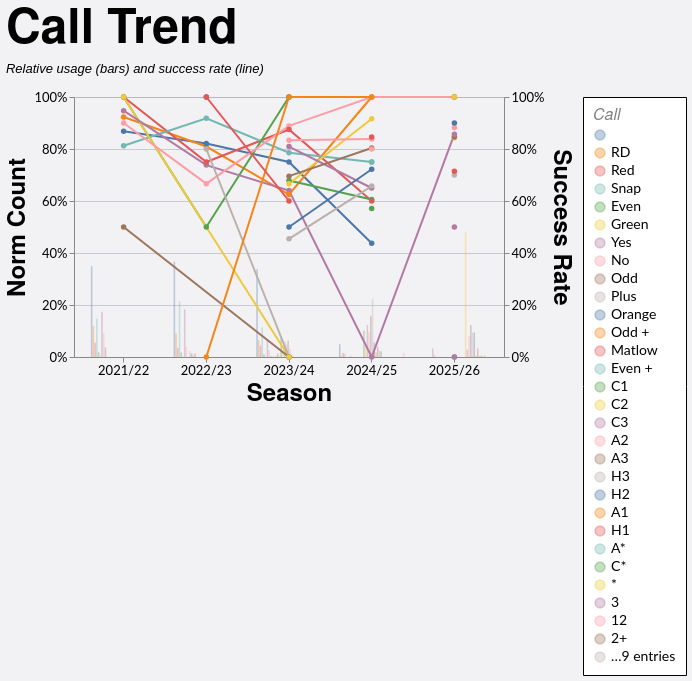

The specification (Vega-Lite) saved for this image:
### Vega-Lite specification from a JSON file in a GitHub repository (floating-point values rounded to 4 significant figures; data arrays with more than 128 entries replaced by an {"elided": "..."} marker saying what was removed)
{"config": {"axis": {"labelFont": "Lato, sans-serif", "titleFont": "PT Sans Narrow, Helvetica Neue, Helvetica, Arial, sans-serif", "labelFontSize": 13, "titleFontSize": 24, "gridColor": "#202947", "gridOpacity": 0.2}, "header": {"labelFont": "PT Sans Narrow, Helvetica Neue, Helvetica, Arial, sans-serif", "titleFont": "PT Sans Narrow, Helvetica Neue, Helvetica, Arial, sans-serif", "labelFontSize": 24, "titleFontSize": 28, "labelFontWeight": "bold", "orient": "left"}, "legend": {"labelFont": "Lato, sans-serif", "titleFont": "PT Sans Narrow, Helvetica Neue, Helvetica, Arial, sans-serif", "labelFontSize": 14, "titleFontSize": 16, "titlePadding": 5, "fillColor": "white", "strokeColor": "black", "padding": 10, "titleFontWeight": "lighter", "titleFontStyle": "italic", "titleColor": "gray", "offset": 10}, "title": {"font": "PT Sans Narrow, Helvetica Neue, Helvetica, Arial, sans-serif", "fontSize": 48, "fontWeight": "bold", "anchor": "start", "align": "center", "titlePadding": 20, "subtitlePadding": 10, "subtitleFontSize": 13, "subtitleColor": "", "subtitleFontStyle": "italic", "offset": 15, "color": "black"}, "axisX": {"labelAngle": 0}, "facet": {"title": null, "header": null, "align": {"row": "each", "column": "each"}}, "resolve": {"scale": {"y": "independent", "facet": "independent"}}, "background": "#f2f1f4", "scale": {"offsetBandPaddingOuter": 0.2, "offsetBandPaddingInner": 0.1}}, "layer": [{"mark": {"type": "bar", "opacity": 0.35}, "encoding": {"color": {"field": "call", "sort": null, "title": "Call", "type": "nominal"}, "tooltip": [{"field": "season", "title": "Season", "type": "nominal"}, {"field": "call", "title": "Call", "type": "nominal"}, {"field": "won", "format": ",.0f", "title": "Won", "type": "quantitative"}, {"field": "attempts", "format": ",.0f", "title": "Attempts", "type": "quantitative"}, {"field": "norm_count", "format": ".1%", "title": "Norm Count", "type": "quantitative"}, {"field": "success_rate", "format": ".1%", "title": "Success Rate", "type": "quantitative"}], "x": {"field": "season", "sort": ["2021/22", "2022/23", "2023/24", "2024/25", "2025/26"], "title": "Season", "type": "nominal"}, "xOffset": {"field": "call", "sort": null, "type": "nominal"}, "y": {"axis": {"format": "%", "orient": "left"}, "field": "norm_count", "scale": {"domain": [0, 1]}, "title": "Norm Count", "type": "quantitative"}}, "transform": [{"filter": "(loSquad == 'All' || datum.squad == loSquad) && (loGameType == 'All' || (loGameType == 'League + Cup' && (datum.game_type == 'League' || datum.game_type == 'Cup')) || (loGameType == 'League only' && datum.game_type == 'League') || datum.game_type == loGameType) && (loOpposition == 'All' || datum.opposition == loOpposition) && (loThrower == 'All' || datum.thrower == loThrower) && (loJumper == 'All' || datum.jumper == loJumper) && (loArea == 'All' || datum.area == loArea) && (loNumbers == 'All' || datum.numbers == loNumbers) && (loCallType == 'All' || datum.call_type == loCallType)"}, {"aggregate": [{"op": "count", "as": "attempts"}, {"op": "sum", "field": "won", "as": "won"}], "groupby": ["season", "call"]}, {"joinaggregate": [{"op": "sum", "field": "attempts", "as": "season_attempts"}], "groupby": ["season"]}, {"calculate": "datum.attempts / datum.season_attempts", "as": "norm_count"}, {"calculate": "datum.won / datum.attempts", "as": "success_rate"}]}, {"mark": {"type": "line", "point": true, "strokeWidth": 2}, "encoding": {"color": {"field": "call", "sort": null, "title": "Call", "type": "nominal"}, "detail": {"field": "call", "type": "nominal"}, "tooltip": [{"field": "season", "title": "Season", "type": "nominal"}, {"field": "call", "title": "Call", "type": "nominal"}, {"field": "won", "format": ",.0f", "title": "Won", "type": "quantitative"}, {"field": "attempts", "format": ",.0f", "title": "Attempts", "type": "quantitative"}, {"field": "norm_count", "format": ".1%", "title": "Norm Count", "type": "quantitative"}, {"field": "success_rate", "format": ".1%", "title": "Success Rate", "type": "quantitative"}], "x": {"field": "season", "sort": ["2021/22", "2022/23", "2023/24", "2024/25", "2025/26"], "title": "Season", "type": "nominal"}, "y": {"axis": {"format": "%", "orient": "right"}, "field": "success_rate", "scale": {"domain": [0, 1]}, "title": "Success Rate", "type": "quantitative"}}, "transform": [{"filter": "(loSquad == 'All' || datum.squad == loSquad) && (loGameType == 'All' || (loGameType == 'League + Cup' && (datum.game_type == 'League' || datum.game_type == 'Cup')) || (loGameType == 'League only' && datum.game_type == 'League') || datum.game_type == loGameType) && (loOpposition == 'All' || datum.opposition == loOpposition) && (loThrower == 'All' || datum.thrower == loThrower) && (loJumper == 'All' || datum.jumper == loJumper) && (loArea == 'All' || datum.area == loArea) && (loNumbers == 'All' || datum.numbers == loNumbers) && (loCallType == 'All' || datum.call_type == loCallType)"}, {"aggregate": [{"op": "count", "as": "attempts"}, {"op": "sum", "field": "won", "as": "won"}], "groupby": ["season", "call"]}, {"joinaggregate": [{"op": "sum", "field": "attempts", "as": "season_attempts"}], "groupby": ["season"]}, {"calculate": "datum.attempts / datum.season_attempts", "as": "norm_count"}, {"calculate": "datum.won / datum.attempts", "as": "success_rate"}]}], "data": {"name": "data-e2cc7a9e7d11ff6d493dc632215dd0ca"}, "height": 260, "params": [{"name": "loSquad", "bind": {"input": "select", "options": ["All", "1st", "2nd"], "name": "Squad "}, "value": "All"}, {"name": "loSeason", "bind": {"input": "select", "options": ["All", "2021/22", "2022/23", "2023/24", "2024/25", "2025/26"], "name": "Season "}, "value": "All"}, {"name": "loGameType", "bind": {"input": "select", "options": ["All", "League + Cup", "League only", "Cup", "Friendly", "League"], "name": "Game Type "}, "value": "All"}, {"name": "loOpposition", "bind": {"input": "select", "options": ["All", "Barns Green", "Beccehamians", "Brighton II", "Burgess Hill", "Cheshunt", "Cobham", "Crawley", "Ditchling", "Dover", "Eastbourne", "Eastbourne II", "Haywards Heath", "Heathfield & Waldron", "Hellingly", "Holbrook", "Horsham", "Horsham II", "Hove", "KCS Old Boys", "Kingston", "Lewes", "London Cornish", "London Irish", "Midhurst", "Newick", "Old Caterhamians", "Old Colfeians", "Old Haileyburians", "Old Rutlishians", "Old Tiffinians", "Old Walcountians", "Pulborough", "Royals", "Seaford", "Shoreham", "St Francis", "Teddington", "Trinity", "Twickenham", "Uckfield", "Warlingham", "Wensleydale", "Weybridge Vandals"], "name": "Opposition "}, "value": "All"}, {"name": "loThrower", "bind": {"input": "select", "options": ["All", "", "Ben Darch", "Ben Pellett", "Ben Tottman", "Ben Watkinson", "Charlie Pullen", "Dan Billin", "George Beet", "Harrison Berry", "Josh Brimecombe", "Mark Oliver", "Morgan Burger", "Reggie Harris", "Rory Duncanson", "Tom McMahon"], "name": "Thrower "}, "value": "All"}, {"name": "loJumper", "bind": {"input": "select", "options": ["All", "", "Aaron Boczek", "Ben Pellett", "Daan Hulst", "Dan Arnold", "Dan Billin", "Darren", "Greg Brack", "Gus Nye", "Guy Collins", "Harrison Berry", "Henry Weller", "James Funnell", "John Peaty", "Josh Brimecombe", "Josh Weaver", "Jules Jardim", "Ky Oliveira", "Max Morgan", "Michael Presland", "Nathan Oliver", "Or Shay", "Oscar Staples", "Paddy Shepherd", "Pete Morley", "Rory Duncanson", "Rory Evans", "Ryan McGealy", "Ryland Thomas", "Sam Lindsay-McCall", "Sam McCarthy", "Tao Benn", "Tim Morris", "Tom Byron", "Tom Mooney", "Will Bramwell"], "name": "Jumper "}, "value": "All"}, {"name": "loArea", "bind": {"input": "select", "options": ["All", "Back", "Front", "Middle", "Unknown"], "name": "Area "}, "value": "All"}, {"name": "loNumbers", "bind": {"input": "select", "options": ["All", "4", "5", "6", "7"], "name": "Numbers "}, "value": "All"}, {"name": "loCallType", "bind": {"input": "select", "options": ["All", "4-man only", "Old", "Other", "SLM", "Sandy"], "name": "Call Type "}, "value": "All"}], "resolve": {"scale": {"y": "independent"}}, "title": {"text": "Call Trend", "subtitle": "Relative usage (bars) and success rate (line)"}, "width": 430, "$schema": "https://vega.github.io/schema/vega-lite/v5.20.1.json", "datasets": {"data-e2cc7a9e7d11ff6d493dc632215dd0ca": {"elided": "1242 records"}}}
